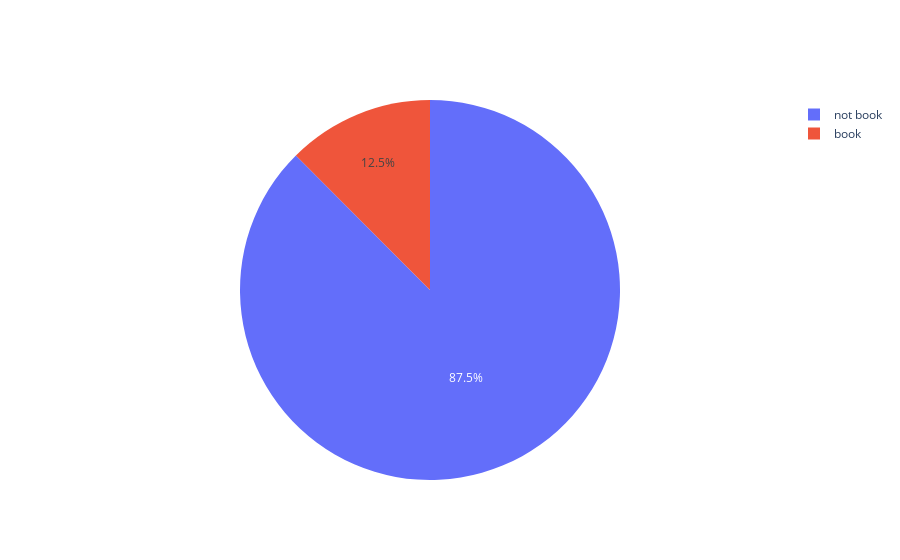

Write notebook code for a chart like this one.
### Code cell
trace = go.Pie(labels=labels,values=x,hoverinfo='label+percent',textinfo='percent')
iplot([trace])

### Figure 1 — Plotly figure (JSON) as saved in the notebook; plotly's stock layout.template omitted (floating-point values rounded to 4 significant figures)
{"data": [{"hoverinfo": "label+percent", "labels": ["not book", "book"], "textinfo": "percent", "type": "pie", "values": [45268, 6449]}], "layout": {}}
